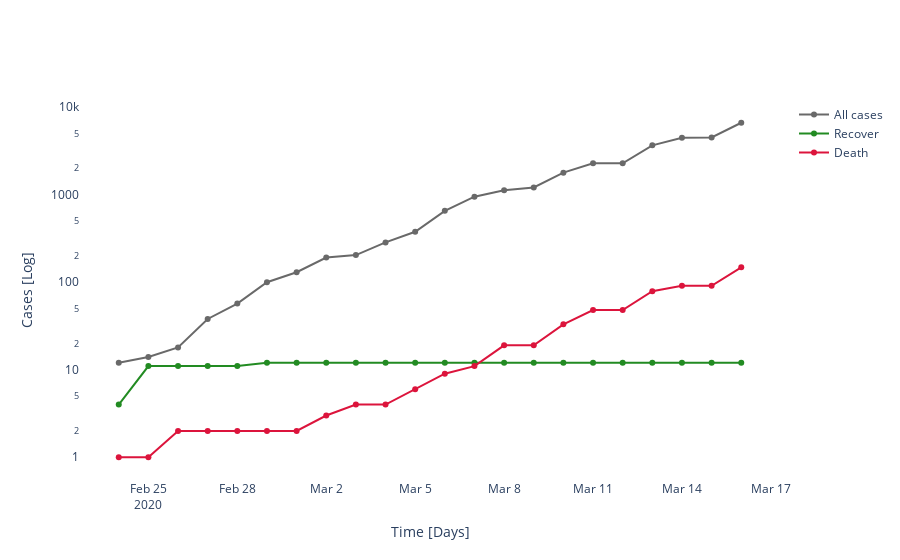

Notebook code cell kept with this figure:
### Code cell
# Build plot for basic data display
fig = go.Figure()
# diagnosed cases
fig.add_trace(
    go.Scatter(
        mode='lines+markers',
        x=df_c.Date[mask], 
        y=fr_cases[mask],  
        name = 'All cases',
        marker=dict(color='DimGray')
))
# recover cases
fig.add_trace(
    go.Scatter(
        mode='lines+markers',
        x=df_c.Date[mask], 
        y=fr_recov[mask],
        name = 'Recover',
        marker=dict(color='forestgreen')
))
# death cases
fig.add_trace(
    go.Scatter(
        mode='lines+markers',
        x=df_c.Date[mask], 
        y=fr_death[mask],  
        name = 'Death',
        marker=dict(color='crimson')
))

if fr_cases.max() > 100:
    fig.update_layout(yaxis_title = 'Cases [Log]', yaxis_type="log")
else:
    fig.update_layout(yaxis_title = 'Cases')
fig.update_layout(
    xaxis_title = 'Time [Days]',
    plot_bgcolor='white',    
)

### Figure 1 — Plotly figure (JSON) as saved in the notebook; plotly's stock layout.template omitted (floating-point values rounded to 4 significant figures)
{"data": [{"marker": {"color": "DimGray"}, "mode": "lines+markers", "name": "All cases", "type": "scatter", "x": ["2020-02-24T00:00:00", "2020-02-25T00:00:00", "2020-02-26T00:00:00", "2020-02-27T00:00:00", "2020-02-28T00:00:00", "2020-02-29T00:00:00", "2020-03-01T00:00:00", "2020-03-02T00:00:00", "2020-03-03T00:00:00", "2020-03-04T00:00:00", "2020-03-05T00:00:00", "2020-03-06T00:00:00", "2020-03-07T00:00:00", "2020-03-08T00:00:00", "2020-03-09T00:00:00", "2020-03-10T00:00:00", "2020-03-11T00:00:00", "2020-03-12T00:00:00", "2020-03-13T00:00:00", "2020-03-14T00:00:00", "2020-03-15T00:00:00", "2020-03-16T00:00:00"], "y": [12, 14, 18, 38, 57, 100, 130, 191, 204, 285, 377, 653, 949, 1126, 1209, 1784, 2281, 2281, 3661, 4469, 4499, 6633]}, {"marker": {"color": "forestgreen"}, "mode": "lines+markers", "name": "Recover", "type": "scatter", "x": ["2020-02-24T00:00:00", "2020-02-25T00:00:00", "2020-02-26T00:00:00", "2020-02-27T00:00:00", "2020-02-28T00:00:00", "2020-02-29T00:00:00", "2020-03-01T00:00:00", "2020-03-02T00:00:00", "2020-03-03T00:00:00", "2020-03-04T00:00:00", "2020-03-05T00:00:00", "2020-03-06T00:00:00", "2020-03-07T00:00:00", "2020-03-08T00:00:00", "2020-03-09T00:00:00", "2020-03-10T00:00:00", "2020-03-11T00:00:00", "2020-03-12T00:00:00", "2020-03-13T00:00:00", "2020-03-14T00:00:00", "2020-03-15T00:00:00", "2020-03-16T00:00:00"], "y": [4, 11, 11, 11, 11, 12, 12, 12, 12, 12, 12, 12, 12, 12, 12, 12, 12, 12, 12, 12, 12, 12]}, {"marker": {"color": "crimson"}, "mode": "lines+markers", "name": "Death", "type": "scatter", "x": ["2020-02-24T00:00:00", "2020-02-25T00:00:00", "2020-02-26T00:00:00", "2020-02-27T00:00:00", "2020-02-28T00:00:00", "2020-02-29T00:00:00", "2020-03-01T00:00:00", "2020-03-02T00:00:00", "2020-03-03T00:00:00", "2020-03-04T00:00:00", "2020-03-05T00:00:00", "2020-03-06T00:00:00", "2020-03-07T00:00:00", "2020-03-08T00:00:00", "2020-03-09T00:00:00", "2020-03-10T00:00:00", "2020-03-11T00:00:00", "2020-03-12T00:00:00", "2020-03-13T00:00:00", "2020-03-14T00:00:00", "2020-03-15T00:00:00", "2020-03-16T00:00:00"], "y": [1, 1, 2, 2, 2, 2, 2, 3, 4, 4, 6, 9, 11, 19, 19, 33, 48, 48, 79, 91, 91, 148]}], "layout": {"autosize": true, "plot_bgcolor": "white", "xaxis": {"autorange": true, "range": ["2020-02-22 18:11:11.5026", "2020-03-17 05:48:48.4974"], "title": {"text": "Time [Days]"}, "type": "date"}, "yaxis": {"autorange": true, "range": [-0.2799, 4.102], "title": {"text": "Cases [Log]"}, "type": "log"}}}
